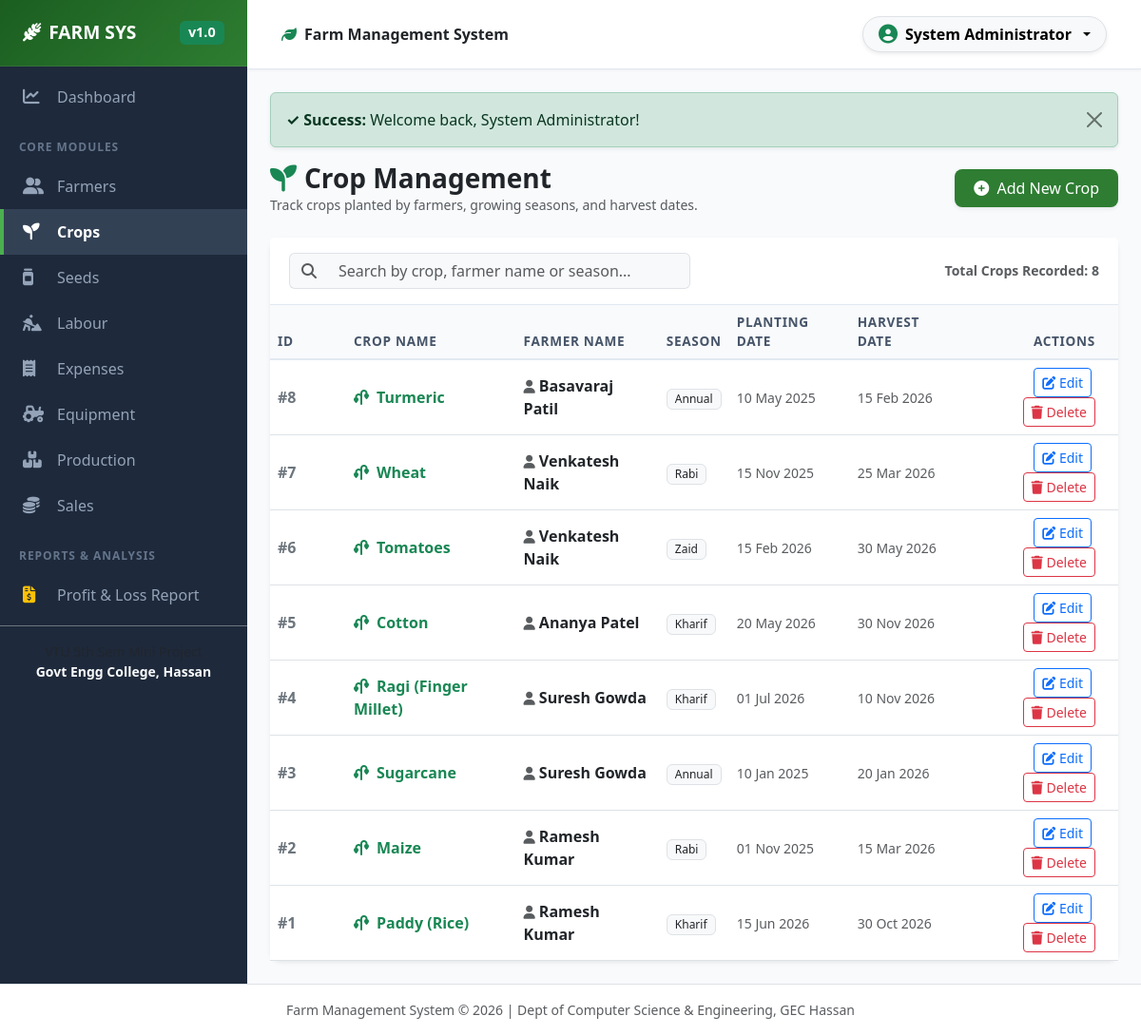
The page /modules/crop/list.php (signed in) on the database its author committed.
### tables this page shows
CREATE TABLE IF NOT EXISTS `crop` (
  `crop_id` INT AUTO_INCREMENT PRIMARY KEY,
  `farmer_id` INT NOT NULL,
  `crop_name` VARCHAR(100) NOT NULL,
  `season` VARCHAR(30) NOT NULL,
  `planting_date` DATE NOT NULL,
  `harvest_date` DATE DEFAULT NULL,
  `created_at` TIMESTAMP DEFAULT CURRENT_TIMESTAMP,
  FOREIGN KEY (`farmer_id`) REFERENCES `farmer`(`farmer_id`) ON DELETE CASCADE
);

CREATE TABLE IF NOT EXISTS `farmer` (
  `farmer_id` INT AUTO_INCREMENT PRIMARY KEY,
  `name` VARCHAR(100) NOT NULL,
  `phone` VARCHAR(15) NOT NULL,
  `address` TEXT,
  `created_at` TIMESTAMP DEFAULT CURRENT_TIMESTAMP
);

### modules/crop/list.php (the view, shortened to what this page needs)
<?php
require_once __DIR__ . '/../../includes/header.php';
$search = trim($_GET['search'] ?? '');
if (!empty($search)) {
    $stmt = $pdo->prepare("
        SELECT c.*, f.name as farmer_name
        FROM crop c
        JOIN farmer f ON c.farmer_id = f.farmer_id
        WHERE c.crop_name LIKE ? OR f.name LIKE ? OR c.season LIKE ?
        ORDER BY c.crop_id DESC
    ");
    $stmt->execute(["%$search%", "%$search%", "%$search%"]);
} else {
    $stmt = $pdo->query("
        SELECT c.*, f.name as farmer_name
        FROM crop c
        JOIN farmer f ON c.farmer_id = f.farmer_id
        ORDER BY c.crop_id DESC
    ");
}
$crops = $stmt->fetchAll();
?>
<div class="d-flex justify-content-between align-items-center mb-4">
    <div>
        <h3 class="fw-bold text-dark mb-0"><i class="fa-solid fa-seedling text-success me-2"></i>Crop Management</h3>
        <p class="text-muted small mb-0">Track crops planted by farmers, growing seasons, and harvest dates.</p>
    </div>
    <a href="add.php" class="btn btn-farm shadow-sm">
        <i class="fa-solid fa-plus-circle me-1"></i> Add New Crop
    </a>
</div>
<div class="card shadow-sm border-0">
    <div class="card-header bg-white py-3">
        <div class="row align-items-center g-2">
            <div class="col-md-6">
                <form method="GET" action="list.php" class="d-flex gap-2">
                    <div class="input-group">
                        <span class="input-group-text bg-light border-end-0"><i class="fa-solid fa-magnifying-glass text-muted"></i></span>
                        <input type="text" id="tableSearchInput" name="search" class="form-control bg-light border-start-0" placeholder="Search by crop, farmer name or season..." value="<?= htmlspecialchars($search) ?>">
                    </div>
                </form>
            </div>
            <div class="col-md-6 text-md-end text-muted small">
                Total Crops Recorded: <strong><?= count($crops) ?></strong>
            </div>
        </div>
    </div>
    <div class="card-body p-0">
        <div class="table-responsive">
            <table class="table table-hover table-searchable align-middle mb-0">
                <thead class="table-light">
                    <tr>
                        <th style="width: 80px;">ID</th>
                        <th>Crop Name</th>
                        <th>Farmer Name</th>
                        <th>Season</th>
                        <th>Planting Date</th>
                        <th>Harvest Date</th>
                        <th class="text-end pe-4">Actions</th>
                    </tr>
                </thead>
                <tbody>
                    <?php if (empty($crops)): ?>
                        <tr>
                            <td colspan="7" class="text-center py-4 text-muted">No crop records found.</td>
                        </tr>
                    <?php else: ?>
                        <?php foreach ($crops as $crop): ?>
                            <tr>
                                <td class="fw-bold text-secondary">#<?= $crop['crop_id'] ?></td>
                                <td class="fw-bold text-success">
                                    <i class="fa-solid fa-plant-wilt me-2"></i><?= htmlspecialchars($crop['crop_name']) ?>
                                </td>
                                <td class="fw-semibold text-dark">
                                    <i class="fa-solid fa-user me-1 text-muted small"></i><?= htmlspecialchars($crop['farmer_name']) ?>
                                </td>
                                <td>
                                    <span class="badge bg-light text-dark border fw-normal px-2 py-1">
                                        <?= htmlspecialchars($crop['season']) ?>
                                    </span>
                                </td>
                                <td class="small text-muted"><?= format_date($crop['planting_date']) ?></td>
                                <td class="small text-muted"><?= format_date($crop['harvest_date']) ?></td>
                                <td class="text-end pe-4">
                                    <a href="edit.php?id=<?= $crop['crop_id'] ?>" class="btn btn-sm btn-outline-primary me-1" title="Edit Crop">
                                        <i class="fa-solid fa-pen-to-square"></i> Edit
                                    </a>
                                    <a href="delete.php?id=<?= $crop['crop_id'] ?>" class="btn btn-sm btn-outline-danger btn-delete-confirm" data-item="Crop '<?= htmlspecialchars($crop['crop_name']) ?>'" title="Delete Crop">
                                        <i class="fa-solid fa-trash"></i> Delete
                                    </a>
                                </td>
                            </tr>
                        <?php endforeach; ?>
                    <?php endif; ?>
                </tbody>
            </table>
        </div>
    </div>
</div>
<?php require_once __DIR__ . '/../../includes/footer.php'; ?>

### assets/css/style.css (style rules this page uses)
:root { --primary-color: #2e7d32; --primary-dark: #1b5e20; --primary-light: #e8f5e9; --accent-color: #4caf50; --sidebar-bg: #1e293b; --sidebar-hover: #334155; --sidebar-text: #94a3b8; --bg-light: #f8fafc; --card-shadow: 0 4px 6px -1px rgba(0, 0, 0, 0.05), 0 2px 4px -1px rgba(0, 0, 0, 0.03); --hover-shadow: 0 10px 15px -3px rgba(0, 0, 0, 0.08), 0 4px 6px -2px rgba(0, 0, 0, 0.04); }
body { font-family: 'Segoe UI', system-ui, -apple-system, sans-serif; background-color: var(--bg-light); color: #334155; min-height: 100vh; }
.btn-farm { background-color: var(--primary-color); color: #ffffff; border: none; font-weight: 500; padding: 0.5rem 1.25rem; border-radius: 8px; transition: background-color 0.2s ease; }
.card { border: none; border-radius: 12px; box-shadow: var(--card-shadow); }
.card-header { background-color: #ffffff; border-bottom: 1px solid #e2e8f0; font-weight: 600; padding: 1rem 1.25rem; }
.table { vertical-align: middle; }
.table thead th { background-color: #f8fafc; color: #475569; font-weight: 600; font-size: 0.85rem; text-transform: uppercase; letter-spacing: 0.05em; border-bottom: 2px solid #e2e8f0; }

### rows shown on the page
crop: crop_id "8", crop_name "Turmeric", farmer.name "Basavaraj Patil", season "Annual", planting_date "10 May 2025", harvest_date "15 Feb 2026"
crop: crop_id "7", crop_name "Wheat", farmer.name "Venkatesh Naik", season "Rabi", planting_date "15 Nov 2025", harvest_date "25 Mar 2026"
crop: crop_id "6", crop_name "Tomatoes", farmer.name "Venkatesh Naik", season "Zaid", planting_date "15 Feb 2026", harvest_date "30 May 2026"
crop: crop_id "5", crop_name "Cotton", farmer.name "Ananya Patel", season "Kharif", planting_date "20 May 2026", harvest_date "30 Nov 2026"
crop: crop_id "4", crop_name "Ragi (Finger Millet)", farmer.name "Suresh Gowda", season "Kharif", planting_date "01 Jul 2026", harvest_date "10 Nov 2026"
crop: crop_id "3", crop_name "Sugarcane", farmer.name "Suresh Gowda", season "Annual", planting_date "10 Jan 2025", harvest_date "20 Jan 2026"
crop: crop_id "2", crop_name "Maize", farmer.name "Ramesh Kumar", season "Rabi", planting_date "01 Nov 2025", harvest_date "15 Mar 2026"
crop: crop_id "1", crop_name "Paddy (Rice)", farmer.name "Ramesh Kumar", season "Kharif", planting_date "15 Jun 2026", harvest_date "30 Oct 2026"

### other values the page prints
$_SESSION['full_name'] "System Administrator"
$flash['message'] "Welcome back, System Administrator!"
count($crops) "8"
